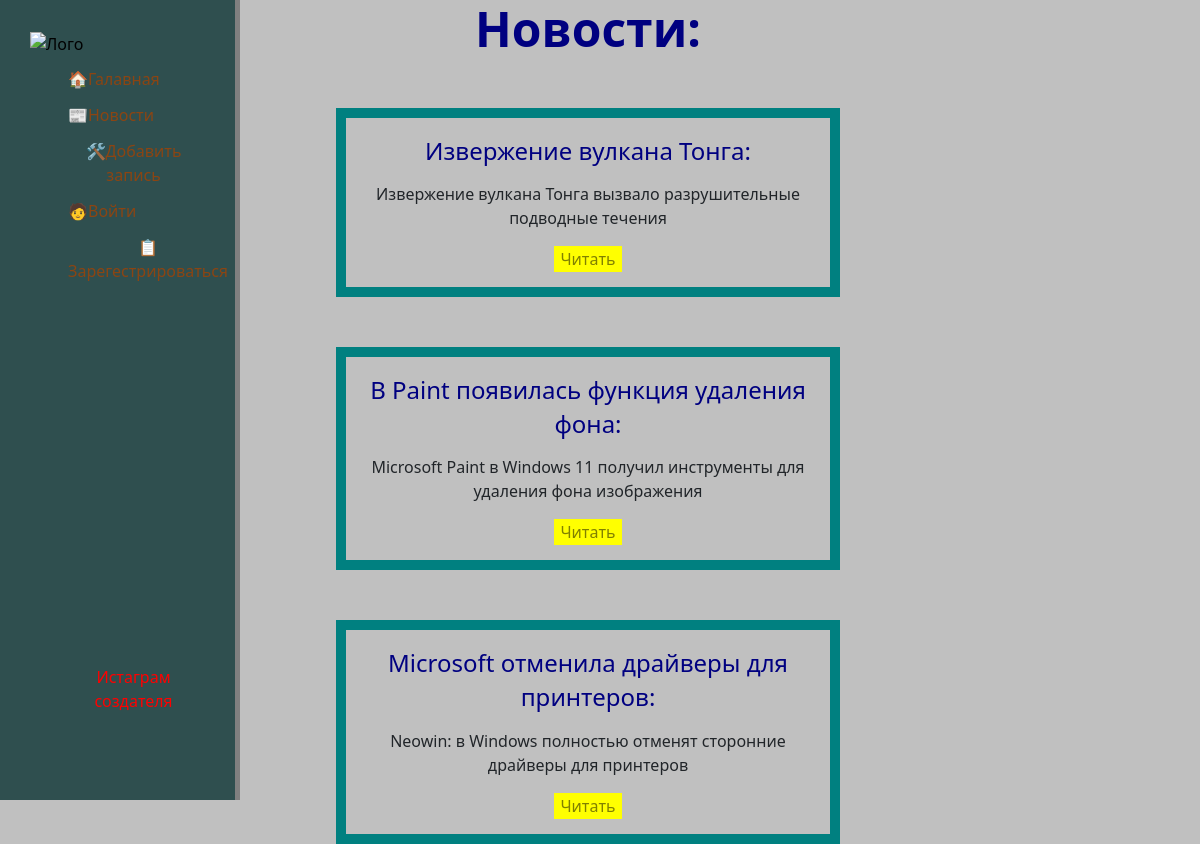
Page /news/ on the committed database.
### news/models.py (models this page shows, shortened)
class Atriles(models.Model):
    title = models.CharField('Название', max_length=50)
    anons = models.CharField('Анонс', max_length=250)
    full_text = models.TextField('Статья')
    data = models.DateTimeField('Дата публикации')
    class Meta:
        verbose_name = 'Новость'
        verbose_name_plural = 'Новости'

### news/views.py (the view)
# urls.py: path('', views.news_home, name='news_home'),
def news_home(request):
    news = Atriles.objects.order_by('-data')
    return render(request, 'news/news_home.html', {'news': news})

### news/templates/news/news_home.html (shortened to what this page needs)
{% extends 'mein/layout.html' %}
{% block content %}
    <div class="features">
        <h1><strong><BLOCKQUOTE><font size="10" color= "#000080">Новости:</font></BLOCKQUOTE></strong></h1>
        {% if news %}
            {% for new in news %}
                <div class="text-news">
                    <h3><BLOCKQUOTE><font size="5" color= "#000080">{{new.title}}:</font></BLOCKQUOTE></h3>
                    <p>{{new.anons}}</p>
                    <a href="{% url 'new-detail' new.id %}"><button class="btn_lesen">Читать</button></a>
                </div>
            {% endfor %}
        {% else %}
            <h1>Нет новостей</h1>
        {% endif %}
    </div>
{% endblock %}

### mein/templates/mein/layout.html (shortened to what this page needs)
{% load static %}
<!DOCTYPE html>
<html lang="en" xmlns="http://www.w3.org/1999/html">
<head>
    <link href="https://cdn.jsdelivr.net/npm/bootstrap@5.3.0/dist/css/bootstrap.min.css" rel="stylesheet">
    <link rel="stylesheet" href="{% static 'mein\css\mein.css' %}">
</head>
<body>
    <aside>
        <img src="{% static 'mein/img/21601.png' %}" alt="Лого">
        <ul>
            <a href="{% url 'home' %}"><li><button class="btn_cteate">🏠Галавная</button></li></a>
            <a href="{% url 'news_home' %}"><li><button class="btn_cteate">📰Новости</button></li></a>
            <a href="{% url 'create' %}"><li><button class="btn_cteate">🛠Добавить запись</button></li></a>
            <a href="{% url 'login' %}"><li><button class="btn_cteate">🧑‍Войти</button></li></a>
            <a href="{% url 'signup' %}"><li><button class="btn_cteate">📋Зарегестрироваться</button></li></a>
            <a href="https://instagram.com/and_andrey_er?igshid=OGQ5ZDc2ODk2ZA=="><l><button class="insta">Истаграм создателя</button></l></a>
        </ul>
    </aside>
    <main>
        {% block content %}
        {% endblock %}
    </main>
</body>
</html>

### mein/static/mein/css/mein.css (style rules this page uses)
body { background: #C0C0C0; }
aside { float: left; background: #2F4F4F; width: 20%; padding: 2.5%; height: 100vh; color: #000000; border-right: 5px solid #808080; }
aside img { width: 150px; text-align: center; }
aside ul { list-style: none }
aside ul li { color: #A0522D; margin-top: 10px; display: block; transition: transform .2s ease; }
aside ul l { color: #A0522D; margin-top: 380px; display: block; transition: transform .2s ease; }
.features { text-align: center; width: 70%; }
.text-news { margin-top: 50px; text-align: center; margin-left: 40%; border: 10px solid #008080; padding: 15px; }
h1 { margin-left: 40%; }
.btn_cteate { background: #2F4F4F; border: none; color: #8B4513; }
.btn_lesen { background: #FFFF00; border: none; color: #808000; }
.insta { background: #2F4F4F; border: none; color: #FF0000; }

### rows in the picture
Atriles: title "Извержение вулкана Тонга", anons "Извержение вулкана Тонга вызвало разрушительные подводные течения"
Atriles: title "В Paint появилась функция удаления фона", anons "Microsoft Paint в Windows 11 получил инструменты для удаления фона изображения"
Atriles: title "Microsoft отменила драйверы для принтеров", anons "Neowin: в Windows полностью отменят сторонние драйверы для принтеров"
